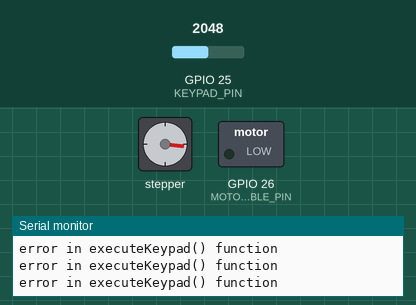
Recording of a sketch running on a simulated ESP32. Shown: stepper motor, switched loads named in the sketch (green lamp = pin HIGH), the last lines printed to the serial monitor. Inputs (shaded band) come from the test bench; at power-on: GPIO 25 (KEYPAD_PIN) = 2048. Stepper angles assume 200 steps per turn.

Above: at 1.2 s.
1.3 s: GPIO 25 (KEYPAD_PIN) set to 0
At 2.5 s:
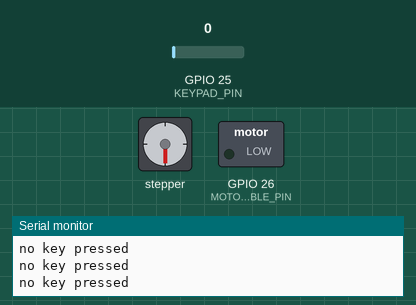
3.2 s: GPIO 25 (KEYPAD_PIN) set to 4095
5.1 s: GPIO 25 (KEYPAD_PIN) set to 2821
6.6 s: GPIO 25 (KEYPAD_PIN) set to 2744
At 6.77 s:
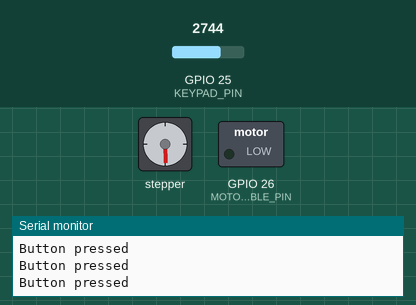
At 7.39 s:
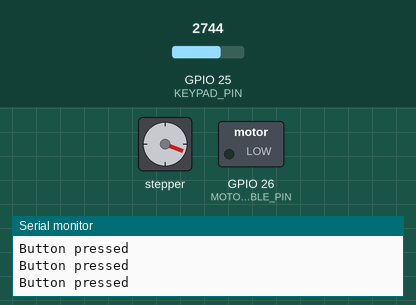
Timing chart, 0 to 16.6 s (numbered marks = the images above; inputs shaded):
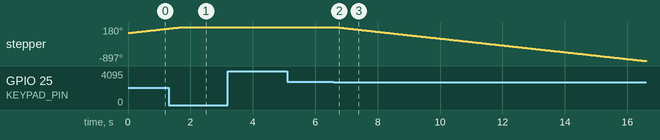

The sketch:

keypadMotor.ino
```cpp
#include <AccelStepper.h>
#include <Adafruit_NeoPixel.h>

#define MOTOR_STEP_PIN 33
#define MOTOR_DIR_PIN 32
#define MOTOR_ENABLE_PIN 26

#define KEYPAD_PIN 25

int timeLogMessage,
    keypadValue,
    motorPosition = 0;

bool isPressed = false;
bool hasButtonReleaseBeenOutput = true;

const int standardAccelerationSpeed = 1000;
int accelerationSpeed = standardAccelerationSpeed;

const int standardMaxSpeed = 1500;
int maxSpeed = standardMaxSpeed;

AccelStepper stepper = AccelStepper(AccelStepper::DRIVER, MOTOR_STEP_PIN, MOTOR_DIR_PIN); // Defaults to AccelStepper::DRIVER

void keypadSetup()
{
  pinMode(KEYPAD_PIN, INPUT);
  Serial.println(" ");
  Serial.println("---------------------------");
  Serial.println("--Starting Keypad Sketch!--");
  Serial.println("---------------------------");
  Serial.println(" ");
  Serial.println("              (pin side) ");
  Serial.println(" /------------------------------------------/");
  Serial.println(" / ______     / LOW               / HIGH    /");
  Serial.println(" /-------------------------------------------");
  Serial.println(" / clockwise  / antiClockwise     / restart /");
  Serial.println(" /------------------------------------------/");
  Serial.println(" / ______     / ______            / ______   ");
  Serial.println(" /------------------------------------------/");
  Serial.println(" / ______     / ______            / ______  /");
  Serial.println(" /------------------------------------------/");
  Serial.println("              (bottom side) ");
  Serial.println(" ");
}

// =============================================================== KEYPAD

void executeKeypad(int n) {
    switch (n) { // threshold is +/- 40
        case 0: // 4095
          Serial.println("no key pressed");
          break;
        case 4055 ... 4135: // 4095
          Serial.println("key one");
          break;
        case 3785 ... 3865: // 3825
          Serial.println("motor on: ENABLE PIN LOW");
          digitalWrite(MOTOR_ENABLE_PIN, LOW);
          break;
        case 3248 ... 3328: // 3288
          Serial.println("motor off: ENABLE PIN HIGH");
          digitalWrite(MOTOR_ENABLE_PIN, HIGH);
          break;
        case 2922 ... 3002: // 2962 - move clockwise
          motorPosition += 1;
          stepper.moveTo(motorPosition);
          pressButton();
          break;
        case 2691 ... 2771: // 2731 - move antiClockwise
          motorPosition -= 1;
          stepper.moveTo(motorPosition);
          pressButton();
          break;
        case 2492 ... 2572: // 2532 - restart ESP32
          ESP.restart();
          break;
        default:
          Serial.println("error in executeKeypad() function");
    }
}

#define ITERATOR 8

int readKeypad() {
    int temp = 0;
    for(int i=0;i<ITERATOR;i++)
    {
        temp += analogRead(KEYPAD_PIN);
        delayMicroseconds(1950);         // pin is read out about every second millisecond
    }
    temp /= ITERATOR;
    return temp;
}

// =============================================================== MOTOR

void motorSetup() {
    /*
     * power supply information:
     * 800 mAmp
     * 20 Volt
     */

    pinMode(MOTOR_ENABLE_PIN, OUTPUT);  // enable (LOW)
    pinMode(MOTOR_DIR_PIN, OUTPUT);     // dir
    pinMode(MOTOR_STEP_PIN, OUTPUT);    // step

    stepper.setMaxSpeed(standardMaxSpeed);
    stepper.setAcceleration(standardAccelerationSpeed);
    stepper.setCurrentPosition(motorPosition); // motorPosition = 0
    stepper.moveTo(100);
}

#define FACTOR 100

void adaptAcceleration() {
    if(isPressed) {
        accelerationSpeed+= (1 * FACTOR);
        maxSpeed += (1 * FACTOR);
        stepper.setAcceleration(accelerationSpeed);
        stepper.setMaxSpeed(maxSpeed);
    } else {
        stepper.setAcceleration(standardAccelerationSpeed);
        accelerationSpeed = standardAccelerationSpeed;
        stepper.setMaxSpeed(standardMaxSpeed);
        maxSpeed = standardMaxSpeed;
    }
}

void log() {
    if(timeLogMessage + 1000 <= millis()) {
        Serial.println("");
        Serial.println("current position:" + String(stepper.currentPosition()));
        Serial.println("max speed:" + String(stepper.maxSpeed()));
        Serial.println("acceleration Speed:" + String(accelerationSpeed));
        Serial.println("");
        Serial.println(keypadValue);

        timeLogMessage = millis();
    }
}

// =============================================================== BUTTON

void pressButton() {
    hasButtonReleaseBeenOutput = false;
    isPressed = true;
    Serial.println("Button pressed");
}

void buttonReleaseMessage() {
    if(!isPressed && !hasButtonReleaseBeenOutput) {
      Serial.println("---Button released---");
      hasButtonReleaseBeenOutput = true;
    }
}

// =============================================================== LEDS

void ledSetup() {
    Adafruit_NeoPixel strip = Adafruit_NeoPixel(        // define the LED strip (type WS2812)
        2,                                              // number of color triples
        27,                                             // pin connected to the strip
        NEO_GRB + NEO_KHZ800                            // 800 kHz bit stream in GRB sequence
    );

    uint32_t blue = strip.Color(0, 0, 200);
    strip.begin();
    strip.fill(blue);
    strip.show();
}

// =============================================================== OTHER

void miscellaneous() {
    stepper.run();
    keypadValue = 0;
    buttonReleaseMessage();
    isPressed = false;
}

// =============================================================== SETUP AND LOOP

void setup() {
  // Setup serial monitor
  Serial.begin(115200);
  keypadSetup();
  motorSetup();
  ledSetup();
}

void loop() {
    executeKeypad(readKeypad());
    log();
    adaptAcceleration();
    miscellaneous();
}
```

Measured:
- after the input at 6.6 s, stepper: keeps turning counter-clockwise at about 108°/s, starting at once
